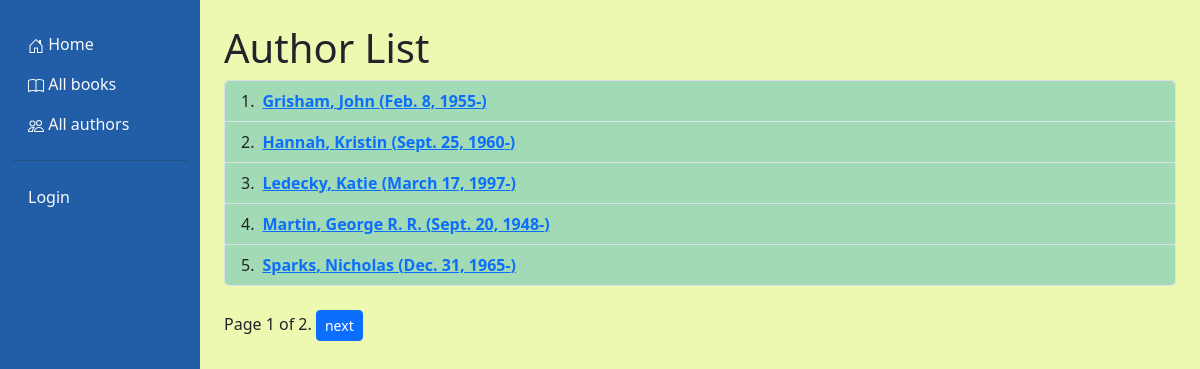
Screenshot of /catalog/authors/ with the database file from the repository.
### catalog/models.py (models this page shows, shortened)
class Author(models.Model):
    first_name = models.CharField(max_length=100)
    last_name = models.CharField(max_length=100)
    date_of_birth = models.DateField(null=True, blank=True)
    date_of_death = models.DateField('died', null=True, blank=True)
    image = models.ImageField(upload_to='images/', null=True, blank=True)
    def get_absolute_url(self):
        return reverse('author-detail', args=[str(self.id)])
    class Meta:
        ordering = ['last_name', 'first_name']

### catalog/views.py (the view)
# urls.py: path('authors/', views.AuthorListView.as_view(), name='authors'),
class AuthorListView(generic.ListView):
    model = Author
    paginate_by = 5

### catalog/templates/catalog/author_list.html
{% extends "base_generic.html" %}
{% block content %}
  <h1>Author List</h1>
  {% if author_list %}
    <ol class="list-group list-group-numbered" style="background-color: #a1dab4;">
      {% for author in author_list %}
      <li class="list-group-item d-flex bg-transparent">
        <div class="ms-2 me-auto">
          <div class="fw-bold">
            <a href="{{ author.get_absolute_url }}">{{ author.last_name }}, {{ author.first_name }} ({{ author.date_of_birth }}-{% if author.date_of_death %}{{ author.date_of_death }}{% endif %})</a>
          </div>
        </div>
      </li>
      {% endfor %}
    </ol>
  {% else %}
    <p>There are no authors in the library.</p>
  {% endif %}
{% endblock %}

### catalog/static/css/styles.css (style rules this page uses)
html,body { height: 100%; }

### rows the page displays
Author: last_name "Grisham", first_name "John", date_of_birth "Feb. 8, 1955"
Author: last_name "Hannah", first_name "Kristin", date_of_birth "Sept. 25, 1960"
Author: last_name "Ledecky", first_name "Katie", date_of_birth "March 17, 1997"
Author: last_name "Martin", first_name "George R. R.", date_of_birth "Sept. 20, 1948"
Author: last_name "Sparks", first_name "Nicholas", date_of_birth "Dec. 31, 1965"

### other values shown
{{ page_obj.number }} "1"
{{ page_obj.paginator.num_pages }} "2"
